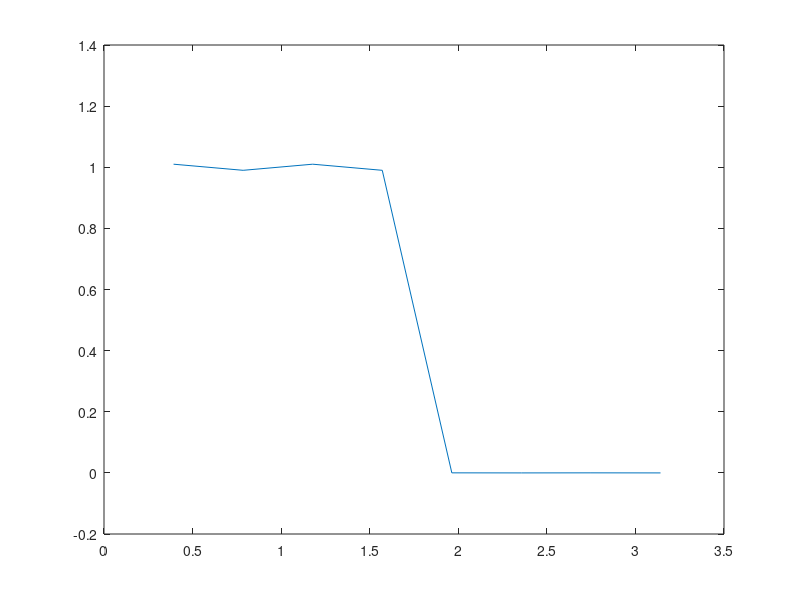
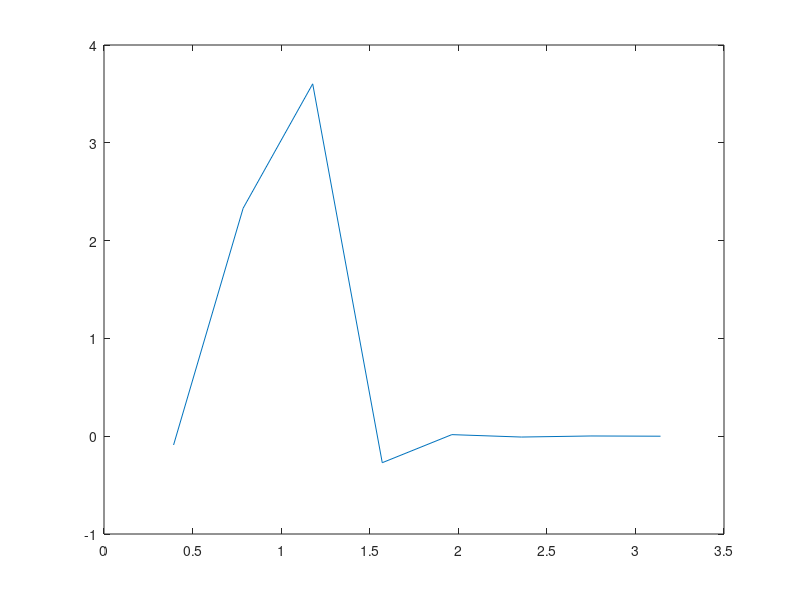
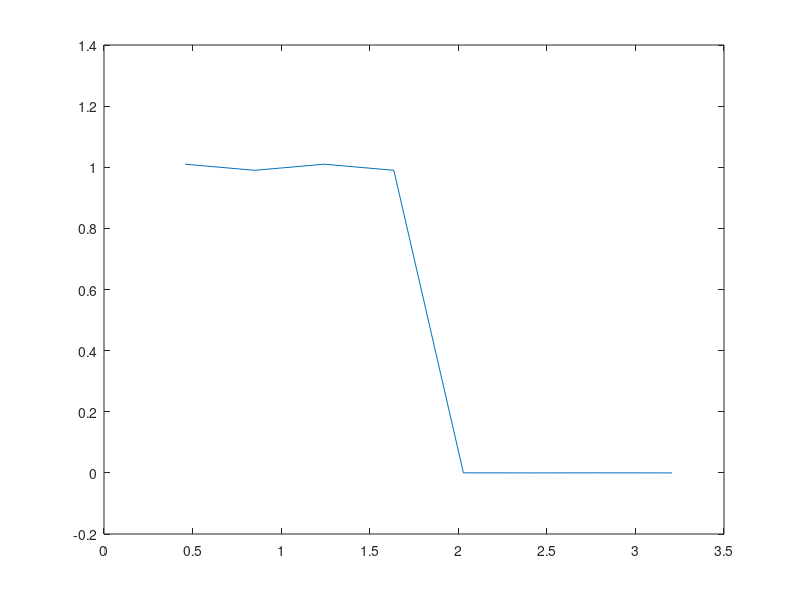
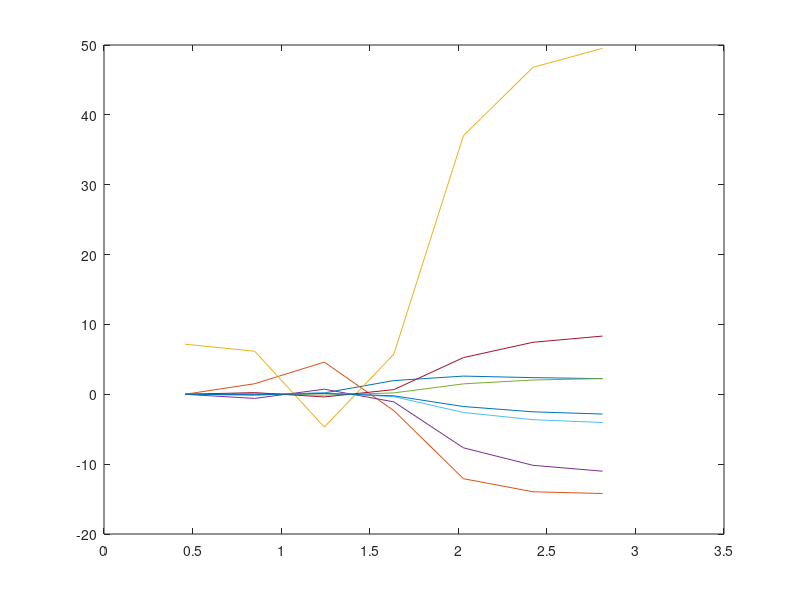

Recreate these plots in MATLAB, in order. (Note: this script raises an error after producing the figures.)

%Fir filter using app, Optimal appraoch, for designing filter
% needed for various use in communication to have impact least on phase, and
% mantin phase linearity and contiuity.
% Instead of window appraoch , park mclellan optimal appraoch given same
% specifucation with less filter computataion, make filter operation
% fast.
% This appraoch will give best and lleast coeffient.
% Instead langrange interpolation, need to check other
% Objective is to for given specification for any filter design , how many
% Coeffient are needed to make accurate sharp filter
% For 100Mhz band , ?? Per CC componenet carrier which has max 100mhz
% if want 400mhz, 4 cc will be used to support.
%
%Ideal freq response, log mag of H(w)
% H(w0) = 20log10(1+delp)
% H(w1) = 20log10(1)=0;  1st mimima
% H(w2) = 0
% H(W3) = 0
% H(wp) = 20log(1-delp);
% H(ws) = 20log(dels);
% H(w4) = 0;
% H(w5) = 0;
% H(w6) = 0;
% H(w=pi) = 20log(-dels);
%
%     [ L  wp  ws  delp  dels  fiterCoeff[1:L]]
%M=
%

close all;
clear all;

% z=w1+jw2, complex freq eigen function,
% Creating filter:
%del1=     20log10(0.01)= -2*20=-40db
%del2 =    20log10(0.001)= -60db
samplingRate=20e6; % 2pi, fs/2 <=>pi,
%wp =   % fs/2<=>pi ==   w=2pi*f  , fs , w= 2*pi*fs/2=pi*fs , say f= fs/3
%SIGH  is unit pi/T,
 %2*pi*f
N=8
wp=0.4*pi;  % f= 2000, fs , wp = 2*pi*(f/fs), normalizd.  fs=f===>2pi.

%  |H(jw)|  < (1+-.01), IN Linear domain..  w<wp.
ws=0.5*pi;

%----Wp
%--------Wo(cut off)
%----------Ws;

%Filter specification
w=[];
Ww=[];
Dw=[];
w0= (wp + ws)/2;

if (mod(N,2)==0)
  L=N/2 + 2;
else
  L = ((N-1)/2) +2; % 2 , 6 roots , where polynomila show sign changes
end
% 0----------------------- wp----ws-------------------pi
%-z------------- -z----------
%-w0--z---w1--z---w2--z----wp----point of mxima and minim, sign altenation at wk
%---------z----------------z-
%                             z

%                                 z        z
%---------------------------------ws--w5---w6----pi--------------------------------
%                                     z          z

%Consider these extrmal frew, with equriripple say
% L roots, resolution for ripple width= pi/6
%
delp=0.01
dels=0.0001;
K=delp/dels;
Wp=1/K;
Ws=1;

%L=  32;
w = [1:L+2]'*(pi/(L+2));
W = Wp*(w<=wp) + Ws*(w>=ws); %Weight
W = 0.00001 + W;
D = 1*(w<=w0);
shift=0;
k=1:L+2
resPi = pi/(L+2);
nextFreqSet = resPi/L;
wk = [resPi .*k'];
xk = [cos(wk)];
xi = [cos(wk)];
Max=1
b = randi([0 1], 1, L+2);
% K=delp/dels
% W = 1/K for  0<w < wp
% W = 1  for   w>ws to pi
%Iterative approach to compute freq response based on optimal and lagrange
%inuterpolation as used by Mcclellan INSTEAD of chebyshev approximation.s
% We can try?
for iteration=0:Max

    %using trignomtericl polynomail interpolation instead of solvin linear eqtion
    % to comput   P(w) = a(k)*cos(kw) k=0 to L+1  k=0 where w=0 and k=L+!, w=pi
    % E(w) = W(w)(H(w)-P(w)), max error at any point in freq resonse
    % Max E(w) = delp  , dels in stop band in linear range delp=0.01, dels=0.001
    % at any point E(w)
    %     L+2
    %bk = PROD( 1/(xk-xi)
    %     i
    % x = cos(wk)
    % compue P(w)  ??
    %Compute Mdel

    % E(W) = W(w)(H(w) - P(w), if for these set of all freq
    % E(w) <= Mdel, then optimal solution is found..
    for i=1:L+2
      p=1.0;
      for j=1:L+2
         if i ~=j
           %xk, are cosne basis vector.
           b1 = 1/(xk(i)-xi(j))
           %figure;
           %plot(wk, b);

           p = p*b1;
         end
       end
       b(i)=p;
    end
    % K=delp/dels
    % W = 1/K for  0<w < wp
    % W = 1  for   w>ws to pi

    %Desired, Maxima points where sign vary
    %  H(w=0) = 20*log10(1+delp)
    %  H(w=1) = 20*log10(1-delp)
    %  H(W=2) = 20*log10(1+delp)
    MaxDelp = (1+delp);
    MinDelp = (1-delp);

    MaxDels = (dels);
    MinDels = (-dels);

    %desired
    %repmat(A, n, m): Replicates the entire array \(A\) to create an \(n\times m\) grid of that array.
    Hp= repmat([MaxDelp MinDelp],1, ceil(((L+2)/4)));
    Hs= repmat([MaxDels  MinDels],1,ceil(((L+2)/4)));
    H=[Hp Hs];
   % plot(abs(power(10,H*.05)))

    % plot([1:length(H)],H)
    bk=[b];
    %Matrix Inner Product	num = bk' * H;
    num    = sum(H .*bk) %1 to L+2; maxima +
    weight = b./ W';
    %sign = [-1 1 -1 1]
    sign = repmat([1 -1],1, ceil((L+2)/2));
    denm = weight .*sign; %deviations from unity
    denom1 = sum(weight .*sign)

    Mdel = num / denom1;
    %Logic: It scales each weight bk by the distance of its corresponding extremal
    % frequency from the final extremal point xk(end).
    %This is a standard normalization step in the barycentric interpolation
    %formula to ensure numerical stability.
    %Fix: Ensure both are the same
    %orientation: dk = bk(:) .* (xk(:)' - xk(end)); (this forces both to be compatible).
    dk= bk .* [xk' - xk(end)];

    %Update the denm , deviation, update such devaition pattern wrt Mdel
    % ck is computed or estimated
    ck = H - denm*Mdel;

    %finally estimating t=he p(w)...Langrange interpolation at any x.
    % w =  as any point in  0<w <pi
    %Use the linspace function to generate exactly 8 points, starting at 0 and ending at \(\pi \)
    %w = rand([0 pi], 1, L+2);
    % 0 : pi/7 : pi
    w = linspace(0, pi, L+2);

    %dk1 = dk./w-xk
    %num = ck.*dk1;
    %estimated
    %pw = sum(num)/sum(dk1);

    %these lines perform the barycentric evaluation of
    %the frequency response across a dense grid to find new extremal frequencies
    %dk1 = dk./w-xk
    %Ensure w is a column and xk is a row to create a matrix of distances
    dist = w - xk';
    dk1  = dk ./ dist;

    %num = ck.*dk1;
    %dk1 = dk(:)' ./ dist;
    %pw = (dk1 * ck(:)) ./ sum(dk1, 2);
    pw = (dk1 .*ck) ./ sum(dk1, 2);

    figure;
    plot(wk, H);
    figure;
    plot(wk,pw);

    %estimated
    %pw = sum(num)/sum(dk1);
    %if status < L+2, it means not staified
     %for all w P(w) < Mdel
    %Status = sum(sign(pw(:)-Mdel) )

    %Move to next set of freq where maxima could be found.
    %if (Status)
    %  wnk = nexFreqSet + wk';
    %  wk = [wnk]
    %end

    Desired=[H];
    Weighting=[weight];

    % Calculate the error function across the dense grid
    Error = Weighting .* (Desired - pw);

    % Find indices where the error function has local maxima/minima
    % This replaces the 'Status' logic to ensure we find L+2 points
    [~, locs] = findpeaks(abs(Error));

    % Check if we have found enough extremal points
    Status = length(locs);

    if Status >= (L + 2)
        % Update the extremal frequencies with the new peak locations
        % Sort them to maintain the required ascending order
        wk = sort(w_grid(locs(1:L+2)));
    else
        % If not enough peaks found, adjust the grid or step size
        wnk = nextFreqSet + wk';
        wk = sort(wnk);
    end

     xk = [cos(wk)];
     xi = [cos(wk)];

end

%Check the resonse for given L, other wise increase L ,
% Make sure what is best L

